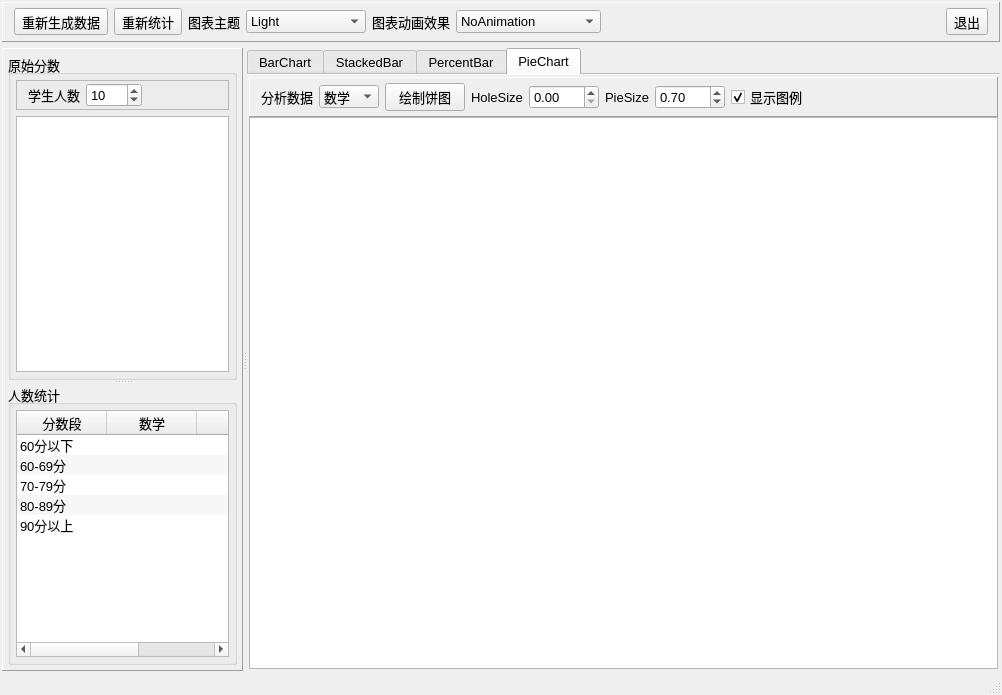
<?xml version="1.0" encoding="UTF-8"?>
<ui version="4.0">
 <class>MainWindow</class>
 <widget class="QMainWindow" name="MainWindow">
  <property name="geometry">
   <rect>
    <x>0</x>
    <y>0</y>
    <width>1002</width>
    <height>695</height>
   </rect>
  </property>
  <property name="font">
   <font>
    <pointsize>10</pointsize>
   </font>
  </property>
  <property name="windowTitle">
   <string>饼图和柱状图</string>
  </property>
  <widget class="QWidget" name="centralWidget">
   <layout class="QVBoxLayout" name="verticalLayout_13">
    <property name="leftMargin">
     <number>2</number>
    </property>
    <property name="topMargin">
     <number>2</number>
    </property>
    <property name="rightMargin">
     <number>2</number>
    </property>
    <property name="bottomMargin">
     <number>2</number>
    </property>
    <item>
     <widget class="QFrame" name="frame_6">
      <property name="maximumSize">
       <size>
        <width>16777215</width>
        <height>40</height>
       </size>
      </property>
      <property name="frameShape">
       <enum>QFrame::Panel</enum>
      </property>
      <property name="frameShadow">
       <enum>QFrame::Raised</enum>
      </property>
      <layout class="QHBoxLayout" name="horizontalLayout_7">
       <property name="topMargin">
        <number>5</number>
       </property>
       <property name="bottomMargin">
        <number>5</number>
       </property>
       <item>
        <widget class="QToolButton" name="toolBtn_GenData">
         <property name="toolTip">
          <string>重新生成数据并统计</string>
         </property>
         <property name="text">
          <string>重新生成数据</string>
         </property>
         <property name="icon">
          <iconset>
           <normaloff>:/icons/images/828.bmp</normaloff>:/icons/images/828.bmp</iconset>
         </property>
         <property name="toolButtonStyle">
          <enum>Qt::ToolButtonTextBesideIcon</enum>
         </property>
        </widget>
       </item>
       <item>
        <widget class="QToolButton" name="toolBtn_Counting">
         <property name="toolTip">
          <string>重新统计</string>
         </property>
         <property name="text">
          <string>重新统计</string>
         </property>
         <property name="icon">
          <iconset>
           <normaloff>:/icons/images/216.GIF</normaloff>:/icons/images/216.GIF</iconset>
         </property>
         <property name="toolButtonStyle">
          <enum>Qt::ToolButtonTextBesideIcon</enum>
         </property>
        </widget>
       </item>
       <item>
        <widget class="QLabel" name="label_7">
         <property name="text">
          <string>图表主题</string>
         </property>
        </widget>
       </item>
       <item>
        <widget class="QComboBox" name="comboTheme">
         <property name="minimumSize">
          <size>
           <width>120</width>
           <height>0</height>
          </size>
         </property>
         <item>
          <property name="text">
           <string>Light</string>
          </property>
         </item>
         <item>
          <property name="text">
           <string>BlueCerulean</string>
          </property>
         </item>
         <item>
          <property name="text">
           <string>Dark</string>
          </property>
         </item>
         <item>
          <property name="text">
           <string>BrownSand</string>
          </property>
         </item>
         <item>
          <property name="text">
           <string>BlueNcs</string>
          </property>
         </item>
         <item>
          <property name="text">
           <string>HighContrast</string>
          </property>
         </item>
         <item>
          <property name="text">
           <string>BlueIcy</string>
          </property>
         </item>
         <item>
          <property name="text">
           <string>Qt</string>
          </property>
         </item>
        </widget>
       </item>
       <item>
        <widget class="QLabel" name="label_8">
         <property name="text">
          <string>图表动画效果</string>
         </property>
        </widget>
       </item>
       <item>
        <widget class="QComboBox" name="comboAnimation">
         <item>
          <property name="text">
           <string>NoAnimation</string>
          </property>
         </item>
         <item>
          <property name="text">
           <string>GridAxisAnimations</string>
          </property>
         </item>
         <item>
          <property name="text">
           <string>SeriesAnimations</string>
          </property>
         </item>
         <item>
          <property name="text">
           <string>AllAnimations</string>
          </property>
         </item>
        </widget>
       </item>
       <item>
        <spacer name="horizontalSpacer_7">
         <property name="orientation">
          <enum>Qt::Horizontal</enum>
         </property>
         <property name="sizeHint" stdset="0">
          <size>
           <width>40</width>
           <height>20</height>
          </size>
         </property>
        </spacer>
       </item>
       <item>
        <widget class="QToolButton" name="toolBtn_Quit">
         <property name="text">
          <string>退出</string>
         </property>
         <property name="icon">
          <iconset>
           <normaloff>:/icons/images/132.bmp</normaloff>:/icons/images/132.bmp</iconset>
         </property>
         <property name="toolButtonStyle">
          <enum>Qt::ToolButtonTextBesideIcon</enum>
         </property>
        </widget>
       </item>
      </layout>
     </widget>
    </item>
    <item>
     <widget class="QSplitter" name="splitter_2">
      <property name="orientation">
       <enum>Qt::Horizontal</enum>
      </property>
      <widget class="QFrame" name="frameData">
       <property name="frameShape">
        <enum>QFrame::Panel</enum>
       </property>
       <property name="frameShadow">
        <enum>QFrame::Raised</enum>
       </property>
       <layout class="QVBoxLayout" name="verticalLayout_3">
        <property name="leftMargin">
         <number>5</number>
        </property>
        <property name="topMargin">
         <number>5</number>
        </property>
        <property name="rightMargin">
         <number>5</number>
        </property>
        <property name="bottomMargin">
         <number>5</number>
        </property>
        <item>
         <widget class="QSplitter" name="splitter">
          <property name="orientation">
           <enum>Qt::Vertical</enum>
          </property>
          <widget class="QGroupBox" name="groupBox">
           <property name="title">
            <string>原始分数</string>
           </property>
           <layout class="QVBoxLayout" name="verticalLayout">
            <property name="leftMargin">
             <number>5</number>
            </property>
            <property name="topMargin">
             <number>5</number>
            </property>
            <property name="rightMargin">
             <number>5</number>
            </property>
            <property name="bottomMargin">
             <number>5</number>
            </property>
            <item>
             <widget class="QFrame" name="frame_2">
              <property name="frameShape">
               <enum>QFrame::StyledPanel</enum>
              </property>
              <property name="frameShadow">
               <enum>QFrame::Raised</enum>
              </property>
              <layout class="QHBoxLayout" name="horizontalLayout_6">
               <property name="topMargin">
                <number>2</number>
               </property>
               <property name="bottomMargin">
                <number>2</number>
               </property>
               <item>
                <widget class="QLabel" name="label_5">
                 <property name="text">
                  <string>学生人数</string>
                 </property>
                 <property name="alignment">
                  <set>Qt::AlignRight|Qt::AlignTrailing|Qt::AlignVCenter</set>
                 </property>
                </widget>
               </item>
               <item>
                <widget class="QSpinBox" name="spinCount">
                 <property name="minimum">
                  <number>2</number>
                 </property>
                 <property name="maximum">
                  <number>5000</number>
                 </property>
                 <property name="value">
                  <number>10</number>
                 </property>
                </widget>
               </item>
               <item>
                <spacer name="horizontalSpacer_6">
                 <property name="orientation">
                  <enum>Qt::Horizontal</enum>
                 </property>
                 <property name="sizeHint" stdset="0">
                  <size>
                   <width>40</width>
                   <height>20</height>
                  </size>
                 </property>
                </spacer>
               </item>
              </layout>
             </widget>
            </item>
            <item>
             <widget class="QTableView" name="tableView">
              <property name="alternatingRowColors">
               <bool>true</bool>
              </property>
              <attribute name="horizontalHeaderDefaultSectionSize">
               <number>80</number>
              </attribute>
              <attribute name="verticalHeaderDefaultSectionSize">
               <number>27</number>
              </attribute>
             </widget>
            </item>
           </layout>
          </widget>
          <widget class="QGroupBox" name="groupBox_7">
           <property name="title">
            <string>人数统计</string>
           </property>
           <layout class="QVBoxLayout" name="verticalLayout_2">
            <property name="leftMargin">
             <number>5</number>
            </property>
            <property name="topMargin">
             <number>5</number>
            </property>
            <property name="rightMargin">
             <number>5</number>
            </property>
            <property name="bottomMargin">
             <number>5</number>
            </property>
            <item>
             <widget class="QTreeWidget" name="treeWidget">
              <property name="maximumSize">
               <size>
                <width>16777215</width>
                <height>300</height>
               </size>
              </property>
              <property name="editTriggers">
               <set>QAbstractItemView::NoEditTriggers</set>
              </property>
              <property name="alternatingRowColors">
               <bool>true</bool>
              </property>
              <property name="indentation">
               <number>0</number>
              </property>
              <attribute name="headerDefaultSectionSize">
               <number>90</number>
              </attribute>
              <column>
               <property name="text">
                <string>分数段</string>
               </property>
               <property name="textAlignment">
                <set>AlignCenter</set>
               </property>
              </column>
              <column>
               <property name="text">
                <string>数学</string>
               </property>
               <property name="textAlignment">
                <set>AlignCenter</set>
               </property>
              </column>
              <column>
               <property name="text">
                <string>语文</string>
               </property>
               <property name="textAlignment">
                <set>AlignCenter</set>
               </property>
              </column>
              <column>
               <property name="text">
                <string>英语</string>
               </property>
               <property name="textAlignment">
                <set>AlignCenter</set>
               </property>
              </column>
              <item>
               <property name="text">
                <string>60分以下</string>
               </property>
               <property name="textAlignment">
                <set>AlignCenter</set>
               </property>
               <property name="text">
                <string/>
               </property>
               <property name="textAlignment">
                <set>AlignCenter</set>
               </property>
               <property name="text">
                <string/>
               </property>
              </item>
              <item>
               <property name="text">
                <string>60-69分</string>
               </property>
               <property name="textAlignment">
                <set>AlignCenter</set>
               </property>
               <property name="text">
                <string/>
               </property>
               <property name="textAlignment">
                <set>AlignCenter</set>
               </property>
               <property name="text">
                <string/>
               </property>
              </item>
              <item>
               <property name="text">
                <string>70-79分</string>
               </property>
               <property name="textAlignment">
                <set>AlignCenter</set>
               </property>
               <property name="text">
                <string/>
               </property>
               <property name="text">
                <string/>
               </property>
              </item>
              <item>
               <property name="text">
                <string>80-89分</string>
               </property>
               <property name="textAlignment">
                <set>AlignCenter</set>
               </property>
               <property name="text">
                <string/>
               </property>
               <property name="textAlignment">
                <set>AlignCenter</set>
               </property>
               <property name="text">
                <string/>
               </property>
              </item>
              <item>
               <property name="text">
                <string>90分以上</string>
               </property>
               <property name="textAlignment">
                <set>AlignCenter</set>
               </property>
               <property name="text">
                <string/>
               </property>
               <property name="text">
                <string/>
               </property>
              </item>
             </widget>
            </item>
           </layout>
          </widget>
         </widget>
        </item>
       </layout>
      </widget>
      <widget class="QTabWidget" name="tabWidget">
       <property name="tabPosition">
        <enum>QTabWidget::North</enum>
       </property>
       <property name="tabShape">
        <enum>QTabWidget::Rounded</enum>
       </property>
       <property name="currentIndex">
        <number>3</number>
       </property>
       <property name="documentMode">
        <bool>true</bool>
       </property>
       <widget class="QWidget" name="tab">
        <attribute name="icon">
         <iconset>
          <normaloff>:/icons/images/3.ico</normaloff>:/icons/images/3.ico</iconset>
        </attribute>
        <attribute name="title">
         <string>BarChart</string>
        </attribute>
        <layout class="QVBoxLayout" name="verticalLayout_9">
         <property name="leftMargin">
          <number>2</number>
         </property>
         <property name="topMargin">
          <number>2</number>
         </property>
         <property name="rightMargin">
          <number>2</number>
         </property>
         <property name="bottomMargin">
          <number>2</number>
         </property>
         <item>
          <widget class="QWidget" name="widget" native="true">
           <layout class="QVBoxLayout" name="verticalLayout_8">
            <property name="spacing">
             <number>0</number>
            </property>
            <property name="leftMargin">
             <number>0</number>
            </property>
            <property name="topMargin">
             <number>0</number>
            </property>
            <property name="rightMargin">
             <number>0</number>
            </property>
            <property name="bottomMargin">
             <number>0</number>
            </property>
            <item>
             <widget class="QFrame" name="frame">
              <property name="frameShape">
               <enum>QFrame::Panel</enum>
              </property>
              <property name="frameShadow">
               <enum>QFrame::Raised</enum>
              </property>
              <layout class="QHBoxLayout" name="horizontalLayout">
               <property name="spacing">
                <number>12</number>
               </property>
               <property name="topMargin">
                <number>5</number>
               </property>
               <property name="bottomMargin">
                <number>5</number>
               </property>
               <item>
                <widget class="QPushButton" name="btnBuildBarChart">
                 <property name="text">
                  <string>绘制柱状图</string>
                 </property>
                </widget>
               </item>
               <item>
                <widget class="QPushButton" name="btnBuildBarChartH">
                 <property name="text">
                  <string>绘制水平柱状图</string>
                 </property>
                </widget>
               </item>
               <item>
                <spacer name="horizontalSpacer_2">
                 <property name="orientation">
                  <enum>Qt::Horizontal</enum>
                 </property>
                 <property name="sizeHint" stdset="0">
                  <size>
                   <width>662</width>
                   <height>20</height>
                  </size>
                 </property>
                </spacer>
               </item>
              </layout>
             </widget>
            </item>
            <item>
             <widget class="TChartView" name="chartViewBar">
              <property name="renderHints">
               <set>QPainter::Antialiasing|QPainter::TextAntialiasing</set>
              </property>
             </widget>
            </item>
           </layout>
          </widget>
         </item>
        </layout>
       </widget>
       <widget class="QWidget" name="tab_3">
        <attribute name="icon">
         <iconset>
          <normaloff>:/icons/images/281.GIF</normaloff>:/icons/images/281.GIF</iconset>
        </attribute>
        <attribute name="title">
         <string>StackedBar</string>
        </attribute>
        <layout class="QVBoxLayout" name="verticalLayout_10">
         <property name="leftMargin">
          <number>2</number>
         </property>
         <property name="topMargin">
          <number>2</number>
         </property>
         <property name="rightMargin">
          <number>2</number>
         </property>
         <property name="bottomMargin">
          <number>2</number>
         </property>
         <item>
          <widget class="QWidget" name="widget_2" native="true">
           <layout class="QVBoxLayout" name="verticalLayout_5">
            <property name="spacing">
             <number>0</number>
            </property>
            <property name="leftMargin">
             <number>0</number>
            </property>
            <property name="topMargin">
             <number>0</number>
            </property>
            <property name="rightMargin">
             <number>0</number>
            </property>
            <property name="bottomMargin">
             <number>0</number>
            </property>
            <item>
             <widget class="QFrame" name="frame_3">
              <property name="frameShape">
               <enum>QFrame::Panel</enum>
              </property>
              <property name="frameShadow">
               <enum>QFrame::Raised</enum>
              </property>
              <layout class="QHBoxLayout" name="horizontalLayout_3">
               <property name="spacing">
                <number>12</number>
               </property>
               <property name="topMargin">
                <number>5</number>
               </property>
               <property name="bottomMargin">
                <number>5</number>
               </property>
               <item>
                <widget class="QPushButton" name="btnBuildStackedBar">
                 <property name="text">
                  <string>绘制堆叠柱状图</string>
                 </property>
                </widget>
               </item>
               <item>
                <widget class="QPushButton" name="btnBuildStackedBarH">
                 <property name="text">
                  <string>绘制水平堆叠柱状图</string>
                 </property>
                </widget>
               </item>
               <item>
                <spacer name="horizontalSpacer_3">
                 <property name="orientation">
                  <enum>Qt::Horizontal</enum>
                 </property>
                 <property name="sizeHint" stdset="0">
                  <size>
                   <width>536</width>
                   <height>20</height>
                  </size>
                 </property>
                </spacer>
               </item>
              </layout>
             </widget>
            </item>
            <item>
             <widget class="TChartView" name="chartViewStackedBar"/>
            </item>
           </layout>
          </widget>
         </item>
        </layout>
       </widget>
       <widget class="QWidget" name="tab_5">
        <attribute name="icon">
         <iconset>
          <normaloff>:/icons/images/f4.ico</normaloff>:/icons/images/f4.ico</iconset>
        </attribute>
        <attribute name="title">
         <string>PercentBar</string>
        </attribute>
        <layout class="QVBoxLayout" name="verticalLayout_12">
         <property name="leftMargin">
          <number>2</number>
         </property>
         <property name="topMargin">
          <number>2</number>
         </property>
         <property name="rightMargin">
          <number>2</number>
         </property>
         <property name="bottomMargin">
          <number>2</number>
         </property>
         <item>
          <widget class="QWidget" name="widget_4" native="true">
           <layout class="QVBoxLayout" name="verticalLayout_6">
            <property name="spacing">
             <number>0</number>
            </property>
            <property name="leftMargin">
             <number>0</number>
            </property>
            <property name="topMargin">
             <number>0</number>
            </property>
            <property name="rightMargin">
             <number>0</number>
            </property>
            <property name="bottomMargin">
             <number>0</number>
            </property>
            <item>
             <widget class="QFrame" name="frame_5">
              <property name="frameShape">
               <enum>QFrame::Panel</enum>
              </property>
              <property name="frameShadow">
               <enum>QFrame::Raised</enum>
              </property>
              <layout class="QHBoxLayout" name="horizontalLayout_4">
               <property name="spacing">
                <number>12</number>
               </property>
               <property name="topMargin">
                <number>5</number>
               </property>
               <property name="bottomMargin">
                <number>5</number>
               </property>
               <item>
                <widget class="QPushButton" name="btnPercentBar">
                 <property name="text">
                  <string>绘制百分比柱状图</string>
                 </property>
                </widget>
               </item>
               <item>
                <widget class="QPushButton" name="btnPercentBarH">
                 <property name="text">
                  <string>绘制水平百分比柱状图</string>
                 </property>
                </widget>
               </item>
               <item>
                <spacer name="horizontalSpacer_4">
                 <property name="orientation">
                  <enum>Qt::Horizontal</enum>
                 </property>
                 <property name="sizeHint" stdset="0">
                  <size>
                   <width>523</width>
                   <height>20</height>
                  </size>
                 </property>
                </spacer>
               </item>
              </layout>
             </widget>
            </item>
            <item>
             <widget class="TChartView" name="chartViewPercentBar"/>
            </item>
           </layout>
          </widget>
         </item>
        </layout>
       </widget>
       <widget class="QWidget" name="tab_2">
        <attribute name="icon">
         <iconset>
          <normaloff>:/icons/images/43.ico</normaloff>:/icons/images/43.ico</iconset>
        </attribute>
        <attribute name="title">
         <string>PieChart</string>
        </attribute>
        <layout class="QVBoxLayout" name="verticalLayout_11">
         <property name="leftMargin">
          <number>2</number>
         </property>
         <property name="topMargin">
          <number>2</number>
         </property>
         <property name="rightMargin">
          <number>2</number>
         </property>
         <property name="bottomMargin">
          <number>2</number>
         </property>
         <item>
          <widget class="QWidget" name="widget_3" native="true">
           <layout class="QVBoxLayout" name="verticalLayout_4">
            <property name="spacing">
             <number>0</number>
            </property>
            <property name="leftMargin">
             <number>0</number>
            </property>
            <property name="topMargin">
             <number>0</number>
            </property>
            <property name="rightMargin">
             <number>0</number>
            </property>
            <property name="bottomMargin">
             <number>0</number>
            </property>
            <item>
             <widget class="QFrame" name="frame_4">
              <property name="frameShape">
               <enum>QFrame::Panel</enum>
              </property>
              <property name="frameShadow">
               <enum>QFrame::Raised</enum>
              </property>
              <layout class="QHBoxLayout" name="horizontalLayout_2">
               <property name="topMargin">
                <number>5</number>
               </property>
               <property name="bottomMargin">
                <number>5</number>
               </property>
               <item>
                <widget class="QLabel" name="label">
                 <property name="text">
                  <string>分析数据</string>
                 </property>
                 <property name="alignment">
                  <set>Qt::AlignRight|Qt::AlignTrailing|Qt::AlignVCenter</set>
                 </property>
                </widget>
               </item>
               <item>
                <widget class="QComboBox" name="comboCourse">
                 <property name="minimumSize">
                  <size>
                   <width>60</width>
                   <height>0</height>
                  </size>
                 </property>
                 <item>
                  <property name="text">
                   <string>数学</string>
                  </property>
                 </item>
                 <item>
                  <property name="text">
                   <string>语文</string>
                  </property>
                 </item>
                 <item>
                  <property name="text">
                   <string>英语</string>
                  </property>
                 </item>
                </widget>
               </item>
               <item>
                <widget class="QPushButton" name="btnDrawPieChart">
                 <property name="text">
                  <string>绘制饼图</string>
                 </property>
                </widget>
               </item>
               <item>
                <widget class="QLabel" name="label_2">
                 <property name="text">
                  <string>HoleSize</string>
                 </property>
                </widget>
               </item>
               <item>
                <widget class="QDoubleSpinBox" name="spinHoleSize">
                 <property name="minimumSize">
                  <size>
                   <width>70</width>
                   <height>0</height>
                  </size>
                 </property>
                 <property name="decimals">
                  <number>2</number>
                 </property>
                 <property name="maximum">
                  <double>1.000000000000000</double>
                 </property>
                 <property name="singleStep">
                  <double>0.100000000000000</double>
                 </property>
                </widget>
               </item>
               <item>
                <widget class="QLabel" name="label_3">
                 <property name="text">
                  <string>PieSize</string>
                 </property>
                </widget>
               </item>
               <item>
                <widget class="QDoubleSpinBox" name="spinPieSize">
                 <property name="minimumSize">
                  <size>
                   <width>70</width>
                   <height>0</height>
                  </size>
                 </property>
                 <property name="maximum">
                  <double>1.000000000000000</double>
                 </property>
                 <property name="singleStep">
                  <double>0.100000000000000</double>
                 </property>
                 <property name="value">
                  <double>0.700000000000000</double>
                 </property>
                </widget>
               </item>
               <item>
                <widget class="QCheckBox" name="chkBox_PieLegend">
                 <property name="text">
                  <string>显示图例</string>
                 </property>
                 <property name="checked">
                  <bool>true</bool>
                 </property>
                </widget>
               </item>
               <item>
                <spacer name="horizontalSpacer">
                 <property name="orientation">
                  <enum>Qt::Horizontal</enum>
                 </property>
                 <property name="sizeHint" stdset="0">
                  <size>
                   <width>40</width>
                   <height>20</height>
                  </size>
                 </property>
                </spacer>
               </item>
              </layout>
             </widget>
            </item>
            <item>
             <widget class="TChartView" name="chartViewPie"/>
            </item>
           </layout>
          </widget>
         </item>
        </layout>
       </widget>
      </widget>
     </widget>
    </item>
   </layout>
  </widget>
  <widget class="QStatusBar" name="statusBar"/>
 </widget>
 <layoutdefault spacing="6" margin="11"/>
 <customwidgets>
  <customwidget>
   <class>TChartView</class>
   <extends>QGraphicsView</extends>
   <header location="global">tchartview.h</header>
  </customwidget>
 </customwidgets>
 <resources/>
 <connections>
  <connection>
   <sender>toolBtn_Quit</sender>
   <signal>clicked()</signal>
   <receiver>MainWindow</receiver>
   <slot>close()</slot>
   <hints>
    <hint type="sourcelabel">
     <x>984</x>
     <y>21</y>
    </hint>
    <hint type="destinationlabel">
     <x>514</x>
     <y>280</y>
    </hint>
   </hints>
  </connection>
 </connections>
</ui>
